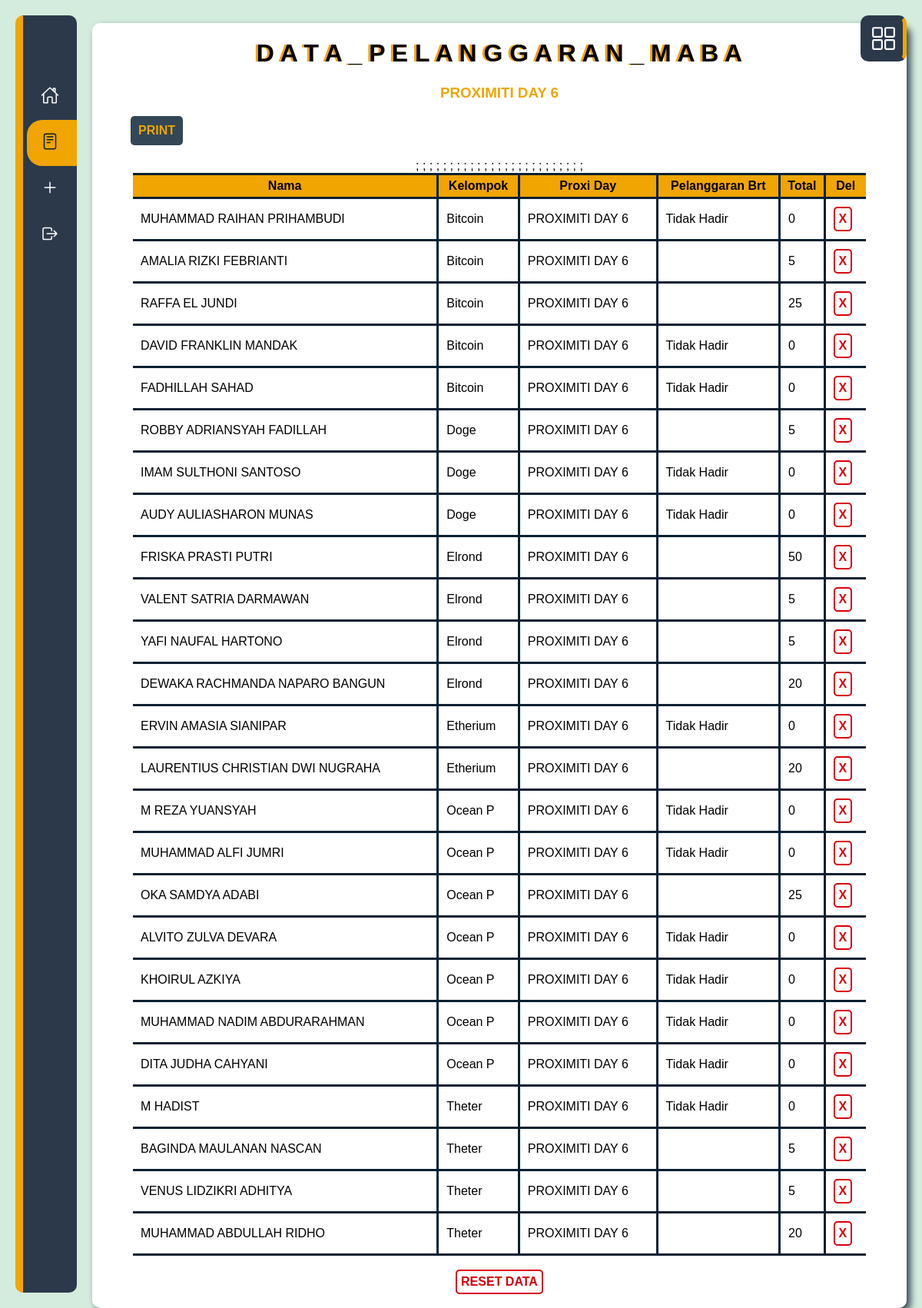
Page /data-day.php?d=6 (signed in) on the committed database.
### tables this page shows
CREATE TABLE `pelanggaran` (
  `no_pel` int(10) NOT NULL,
  `nama` varchar(64) NOT NULL,
  `kelompok` varchar(10) NOT NULL,
  `hari` varchar(20) NOT NULL,
  `tidakhadir` varchar(20) DEFAULT NULL,
  `kehadiran` varchar(50) DEFAULT NULL,
  `perilaku1` varchar(50) DEFAULT NULL,
  `perilaku2` varchar(50) DEFAULT NULL,
  `atribut1` varchar(50) DEFAULT NULL,
  `atribut2` varchar(50) DEFAULT NULL,
  `Total` int(10) NOT NULL DEFAULT 0
);

### data-day.php (the view, shortened to what this page needs)
<!DOCTYPE html>
<html lang="en">
<head>
    <link type="text/css" rel="stylesheet" href="style/style.css">
</head>
<body>
    <?php
    include "conn/server.php";
    if (isset($_SESSION['username']) && isset($_SESSION['ID'])) {
    ?>
        <div class="navigation">
            <ul>
                <li class="list">
                    <a href="index.php">
                        <span class="icon"><ion-icon name="home-outline"></ion-icon></span>
                        <span class="title">Home</span>
                    </a>
                </li>
                <li class="list active">
                    <a href="data.php">
                        <span class="icon"><ion-icon name="reader-outline"></ion-icon></span>
                        <span class="title">Data</span>
                    </a>
                </li>
                <?php if (isset($_SESSION['admin'])) { ?>
                <li class="list">
                    <a href="#register">
                        <span class="icon"><ion-icon name="add-outline"></ion-icon></span>
                        <span class="title">Register</span>
                    </a>
                </li>
                <?php } ?>
                <li class="list">
                    <a href="conn/conn.php?logout=1" onclick="return confirm('Udahan nih?')">
                        <span class="icon"><ion-icon name="log-out-outline"></ion-icon></span>
                        <span class="title">Logout</span>
                    </a>
                </li>
            </ul>
        </div>
        <div class="toggle">
            <ion-icon name="grid-outline" class="open"></ion-icon>
        </div>
        <div class="content" id="">
            <div style="grid-column: 1 / 3">
                <center>
                    <h1>D A T A _ P E L A N G G A R A N _ M A B A</h1>
                    <h3>PROXIMITI DAY <?php echo $_GET['d'] ?></h3>
                </center>
                <?php if (isset($_SESSION['admin'])) { ?>
                    <a href="print.php?d=<?php echo $_GET['d'] ?> " target="_blank"><button style="margin-left: 50px">PRINT</button></a>
                    <br><br>
                <?php } ?>
                <center>
                <table>
                    <tr>
                        <th>Nama</th>
                        <th>Kelompok</th>
                        <th>Proxi Day</th>
                        <th>Pelanggaran Brt</th>
                        <th>Total</th>
                        <th>Del</th>
                    </tr>
                    <?php
                        $day = "PROXIMITI DAY ".$_GET['d'];
                        $sql = "SELECT * FROM pelanggaran WHERE hari='$day'
                        ORDER BY kelompok";
                        $Data = mysqli_query($conn, $sql);
                        while($row = mysqli_fetch_array($Data)) { ?>
                        <form action="" method="POST">
                            <tr>
                                <td><?php echo "".$row['nama']."" ?></td>
                                <td><?php echo "".$row['kelompok']."" ?></td>
                                <td><?php echo "".$row['hari']."" ?></td>
                                <td><?php echo "".$row['tidakhadir']."" ?></td>
                                <td><?php echo "".$row['Total']."" ?></td>
                                <td><button class='error' name='delete' type='submit' onclick="return confirm('Yakin mo hapus?')" formaction="conn/conn.php?nopel=<?php echo "".$row['no_pel']."" ?>&d=<?php echo $_GET['d'] ?> ">X</button></td>
                            </tr>;
                        </form>
                        <?php }
                    ?>
                </table>
                </center>
            </div><br>
            <?php if (isset($_SESSION['admin'])) { ?>
                <form style="grid-column: 1 / 3;" method="POST" action="conn/conn.php">
                    <center>
                        <button class="error" name="reset" type="submit" value="reset" onclick="return confirm('Yakin mo hapus?')">RESET DATA</button>
                    </center>
                </form><br>
            <?php } ?>
        </div>
    <?php } ?>
</body>
</html>

### style/style.css (style rules this page uses)
* { font-family: Arial; }
:root { --color1 : #F0A500; --color2 : #334756; --color3 : #2C394B; --color4 : #082032; --color-success: #DFF2BF; --color-warning : #FEEFB3; --color-eror : #FFD2D2; }
html, body { height: 100%; margin: 0; scroll-behavior: smooth; }
body { background: #D4ECDD; }
.navigation { position: fixed; top: 20px; left: 20px; bottom: 20px; width: 70px; border-radius: 10px; box-sizing: initial; border-left: 10px solid var(--color1); background: var(--color3); transition: 0.5s; overflow-x: hidden; z-index: 100; }
.navigation ul { position: absolute; top: 0; left: 0; width: 100%; padding-left: 5px; padding-top: 60px; }
.navigation ul li { position: relative; list-style: none; width: 100%; border-top-left-radius: 20px; border-bottom-left-radius: 20px; }
.navigation ul li.active { background: var(--color1); }
.navigation ul li a { font-weight: bolder; position: relative; display: block; width: 100%; display: flex; text-decoration: none; color: white; }
.navigation ul li.active a { color: var(--color4); }
.navigation ul li a .icon { position: relative; display: block; min-width: 60px; height: 60px; line-height: 70px; text-align: center; }
.navigation ul li a .icon ion-icon { font-size: 1.5em; }
.navigation ul li a .title { position: relative; display: block; padding-left: 10px; height: 60px; line-height: 60px; white-space: normal; color: var(--color1); }
.navigation ul li.active a .title { color: var(--color3); }
.toggle, .color-pallete { position: fixed; top: 20px; right: 20px; width: 50px; height: 50px; background: var(--color3); border: 5px solid var(--color3); border-right: 5px solid var(--color1); border-radius: 10px; cursor: pointer; display: flex; justify-content: center; align-items: center; z-index: 100; transition: .5s; }
.toggle ion-icon { position: absolute; color: white; font-size: 34px; display: none; }
.toggle ion-icon.open, .toggle.active ion-icon.close { display: block; }
button { text-align: center; background-color: var(--color2); color: var(--color1); font-weight: bolder; font-size: 16px; border-radius: 5px; cursor: pointer; border: none; padding: 10px; transition: .5s; }
button.error { background-color: transparent; width: max-content; font-size: 16px; }
.content { display: grid; grid-template-columns: 1fr 1fr; position: relative; top: 30px; left: 120px; right: 20px; width: 1060px; background: white; border-radius: 10px; box-shadow: 5px 5px 10px var(--color2); transition: 0.5s; }
.content div h1 { text-shadow: -3px 0px var(--color1); }
.content div h3 { color: var(--color1); }
table { border-collapse: collapse; width: 90%; }
th { background-color: var(--color1); border-bottom: 3px solid var(--color4); border-right: 3px solid var(--color4); border-top: 3px solid var(--color4); padding: 5px; font-weight: bolder; }
td { padding: 10px; border-bottom: 3px solid var(--color4); border-right: 3px solid var(--color4); }
td:last-child { border-right: none; }
th:last-child { border-right: none; }
.error { background-color: var(--color-eror); color: #D8000C; text-align: center; width: 100%; padding: 5px; border: 2px solid #D8000C; font-size: 12px; }

### rows in the picture
pelanggaran: nama "MUHAMMAD RAIHAN PRIHAMBUDI", kelompok "Bitcoin", hari "PROXIMITI DAY 6", tidakhadir "Tidak Hadir", Total "0"
pelanggaran: nama "AMALIA RIZKI FEBRIANTI", kelompok "Bitcoin", hari "PROXIMITI DAY 6", Total "5"
pelanggaran: nama "RAFFA EL JUNDI", kelompok "Bitcoin", hari "PROXIMITI DAY 6", Total "25"
pelanggaran: nama "DAVID FRANKLIN MANDAK", kelompok "Bitcoin", hari "PROXIMITI DAY 6", tidakhadir "Tidak Hadir", Total "0"
pelanggaran: nama "FADHILLAH SAHAD", kelompok "Bitcoin", hari "PROXIMITI DAY 6", tidakhadir "Tidak Hadir", Total "0"
pelanggaran: nama "ROBBY ADRIANSYAH FADILLAH", kelompok "Doge", hari "PROXIMITI DAY 6", Total "5"
pelanggaran: nama "IMAM SULTHONI SANTOSO", kelompok "Doge", hari "PROXIMITI DAY 6", tidakhadir "Tidak Hadir", Total "0"
pelanggaran: nama "AUDY AULIASHARON MUNAS", kelompok "Doge", hari "PROXIMITI DAY 6", tidakhadir "Tidak Hadir", Total "0"
pelanggaran: nama "FRISKA PRASTI PUTRI", kelompok "Elrond", hari "PROXIMITI DAY 6", Total "50"
pelanggaran: nama "VALENT SATRIA DARMAWAN", kelompok "Elrond", hari "PROXIMITI DAY 6", Total "5"
pelanggaran: nama "YAFI NAUFAL HARTONO", kelompok "Elrond", hari "PROXIMITI DAY 6", Total "5"
pelanggaran: nama "DEWAKA RACHMANDA NAPARO BANGUN", kelompok "Elrond", hari "PROXIMITI DAY 6", Total "20"
pelanggaran: nama "ERVIN AMASIA SIANIPAR", kelompok "Etherium", hari "PROXIMITI DAY 6", tidakhadir "Tidak Hadir", Total "0"
pelanggaran: nama "LAURENTIUS CHRISTIAN DWI NUGRAHA", kelompok "Etherium", hari "PROXIMITI DAY 6", Total "20"
pelanggaran: nama "M REZA YUANSYAH", kelompok "Ocean P", hari "PROXIMITI DAY 6", tidakhadir "Tidak Hadir", Total "0"
pelanggaran: nama "MUHAMMAD ALFI JUMRI", kelompok "Ocean P", hari "PROXIMITI DAY 6", tidakhadir "Tidak Hadir", Total "0"
pelanggaran: nama "OKA SAMDYA ADABI", kelompok "Ocean P", hari "PROXIMITI DAY 6", Total "25"
pelanggaran: nama "ALVITO ZULVA DEVARA", kelompok "Ocean P", hari "PROXIMITI DAY 6", tidakhadir "Tidak Hadir", Total "0"
pelanggaran: nama "KHOIRUL AZKIYA", kelompok "Ocean P", hari "PROXIMITI DAY 6", tidakhadir "Tidak Hadir", Total "0"
pelanggaran: nama "MUHAMMAD NADIM ABDURARAHMAN", kelompok "Ocean P", hari "PROXIMITI DAY 6", tidakhadir "Tidak Hadir", Total "0"
pelanggaran: nama "DITA JUDHA CAHYANI", kelompok "Ocean P", hari "PROXIMITI DAY 6", tidakhadir "Tidak Hadir", Total "0"
pelanggaran: nama "M HADIST", kelompok "Theter", hari "PROXIMITI DAY 6", tidakhadir "Tidak Hadir", Total "0"
pelanggaran: nama "BAGINDA MAULANAN NASCAN", kelompok "Theter", hari "PROXIMITI DAY 6", Total "5"
pelanggaran: nama "VENUS LIDZIKRI ADHITYA", kelompok "Theter", hari "PROXIMITI DAY 6", Total "5"
pelanggaran: nama "MUHAMMAD ABDULLAH RIDHO", kelompok "Theter", hari "PROXIMITI DAY 6", Total "20"

### other values in the picture
$_GET['d'] "6"
